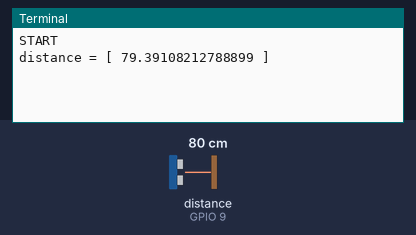
A program run on a simulated Raspberry Pi (BCM pin numbers). Shown: the last lines printed to the terminal. The test bench sets the inputs (shaded band); at power-on: distance to the obstacle (sensor on GPIO 9) 80 cm. The echo pulse lasts 58.3 µs per cm; the clock reads 2024-03-15 10:24:30 at power-on unless the program sets it.

Above: at 1.2 s.
1.3 s: distance to the obstacle (sensor on GPIO 9) set to 2 cm
At 2.6 s:
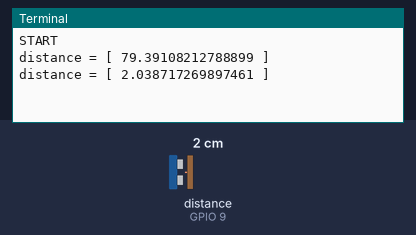
2.8 s: distance to the obstacle (sensor on GPIO 9) set to 4 cm
At 4.1 s:
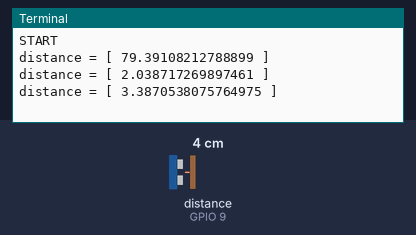
Timing chart, 0 to 5.8 s (numbered marks = the images above; inputs shaded):
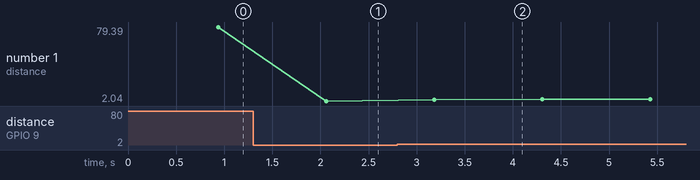

Measured:
- after the input at 1.3 s, the terminal: prints a new line after 0.76 s (image 1)
- after the input at 2.8 s, the terminal: prints a new line after 0.38 s (image 2)
- plotted number 1: 79.39 → 2.04 after the input at 1.3 s, 2.04 → 4.06 after the input at 2.8 s

The program:

sensor.py
```python
import time
import RPi.GPIO as GPIO
GPIO.setmode(GPIO.BCM)
GPIO.setwarnings(False)

PIN_TRIG = 10			#19pin
PIN_ECHO = 9			#21pin
GPIO.setup(PIN_TRIG,GPIO.OUT)
GPIO.setup(PIN_ECHO,GPIO.IN)

# 距離センサの値を返す
def readSignal():

		GPIO.output(PIN_TRIG, GPIO.LOW)
		time.sleep(0.3)

		GPIO.output(PIN_TRIG, True)
		time.sleep(0.00001)
		GPIO.output(PIN_TRIG, False)

		#初期化
		signaloff = 0
		signalon = 0

		while GPIO.input(PIN_ECHO) == 0:
			signaloff = time.time()

		while GPIO.input(PIN_ECHO) == 1:
			signalon = time.time()

		timepassed = signalon - signaloff
		distance = timepassed * 17000
		return distance

# 距離センサの計測値３回の平均を返す
def getDistance():
	data1 = readSignal()
	time.sleep(0.01)
	data2 = readSignal()
	time.sleep(0.01)
	data3 = readSignal()

	# 3回の平均を計算する
	return (data1 + data2 + data3 ) / 3

def end():
	print ("sensor end.")

# このプログラムファイルで動作確認
if  __name__ ==  "__main__":

	print("START")

	try:
		while True:
			print ( "distance = [", getDistance() , "]")
			time.sleep(0.2)

	except KeyboardInterrupt:
		end()
		GPIO.cleanup()
```
